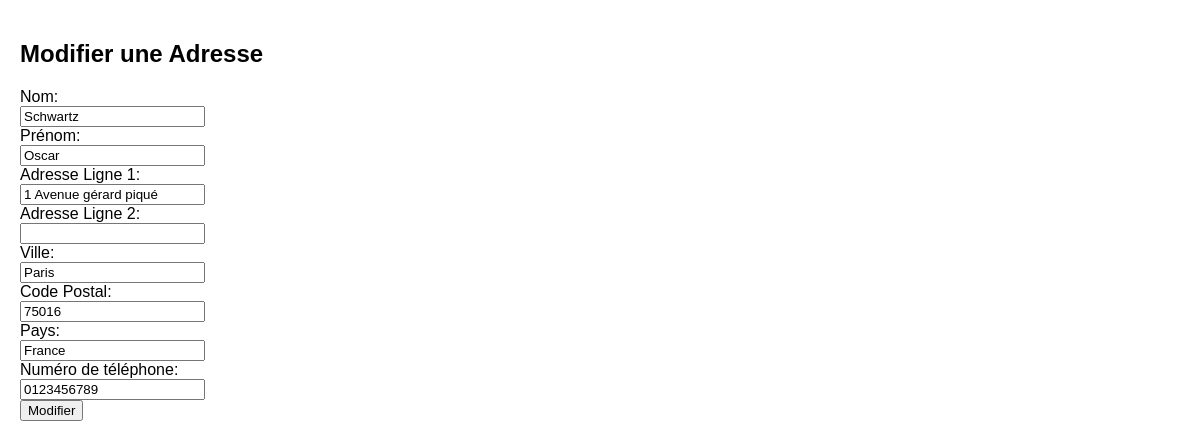
Page /edit_adress.php?id=8 (signed in) on the committed database.
### tables this page shows
CREATE TABLE `adresses` (
  `id` int(11) NOT NULL,
  `utilisateur_id` int(11) NOT NULL,
  `nom` varchar(50) NOT NULL,
  `prenom` varchar(50) NOT NULL,
  `adresse_ligne1` varchar(255) NOT NULL,
  `adresse_ligne2` varchar(255) DEFAULT NULL,
  `ville` varchar(50) NOT NULL,
  `code_postal` varchar(20) NOT NULL,
  `pays` varchar(50) NOT NULL,
  `numero_telephone` varchar(20) NOT NULL
);

### edit_adress.php (the view, shortened to what this page needs)
<?php
include 'db_connect.php';
if ($_SERVER["REQUEST_METHOD"] == "POST") {
    $address_id = $_POST['address_id'];
    $nom = $_POST['nom'];
    $prenom = $_POST['prenom'];
    $adresse_ligne1 = $_POST['adresse_ligne1'];
    $adresse_ligne2 = $_POST['adresse_ligne2'];
    $ville = $_POST['ville'];
    $code_postal = $_POST['code_postal'];
    $pays = $_POST['pays'];
    $numero_telephone = $_POST['numero_telephone'];
    $stmt = $pdo->prepare("UPDATE adresses SET nom = ?, prenom = ?, adresse_ligne1 = ?, adresse_ligne2 = ?, ville = ?, code_postal = ?, pays = ?, numero_telephone = ? WHERE id = ?");
    $stmt->execute([$nom, $prenom, $adresse_ligne1, $adresse_ligne2, $ville, $code_postal, $pays, $numero_telephone, $address_id]);
    header('Location: profile.php');
    exit;
} else {
    $address_id = $_GET['id'];
    $stmt = $pdo->prepare("SELECT * FROM adresses WHERE id = ?");
    $stmt->execute([$address_id]);
    $address = $stmt->fetch();
}
?>
<!DOCTYPE html>
<html lang="fr">
<head>
    <link href="style.css" rel="stylesheet" type="text/css" />
</head>
<body>
<div class="wrapper">
    <div class="section">
        <h2>Modifier une Adresse</h2>
        <form action="edit_address.php" method="post">
            <label for="nom">Nom:</label><br>
            <input type="text" id="nom" name="nom" value="<?php echo $address['nom']; ?>" required><br>
            <label for="prenom">Prénom:</label><br>
            <input type="text" id="prenom" name="prenom" value="<?php echo $address['prenom']; ?>" required><br>
            <label for="adresse_ligne1">Adresse Ligne 1:</label><br>
            <input type="text" id="adresse_ligne1" name="adresse_ligne1" value="<?php echo $address['adresse_ligne1']; ?>" required><br>
            <label for="adresse_ligne2">Adresse Ligne 2:</label><br>
            <input type="text" id="adresse_ligne2" name="adresse_ligne2" value="<?php echo $address['adresse_ligne2']; ?>"><br>
            <label for="ville">Ville:</label><br>
            <input type="text" id="ville" name="ville" value="<?php echo $address['ville']; ?>" required><br>
            <label for="code_postal">Code Postal:</label><br>
            <input type="text" id="code_postal" name="code_postal" value="<?php echo $address['code_postal']; ?>" required><br>
            <label for="pays">Pays:</label><br>
            <input type="text" id="pays" name="pays" value="<?php echo $address['pays']; ?>" required><br>
            <label for="numero_telephone">Numéro de téléphone:</label><br>
            <input type="text" id="numero_telephone" name="numero_telephone" value="<?php echo $address['numero_telephone']; ?>" required><br>
            <input type="submit" value="Modifier">
        </form>
    </div>
</div>
</body>
</html>

### style.css (style rules this page uses)
body { font-family: Arial, sans-serif; margin: 0; padding: 0; }
.wrapper { width: 100%; margin: 0 auto; min-height: 100vh; position: relative; padding-bottom: 50px; }
.section { padding: 20px; }

### rows in the picture
adresses: nom "Schwartz", prenom "Oscar", adresse_ligne1 "1 Avenue gérard piqué", ville "Paris", code_postal "75016", pays "France", numero_telephone "0123456789"
